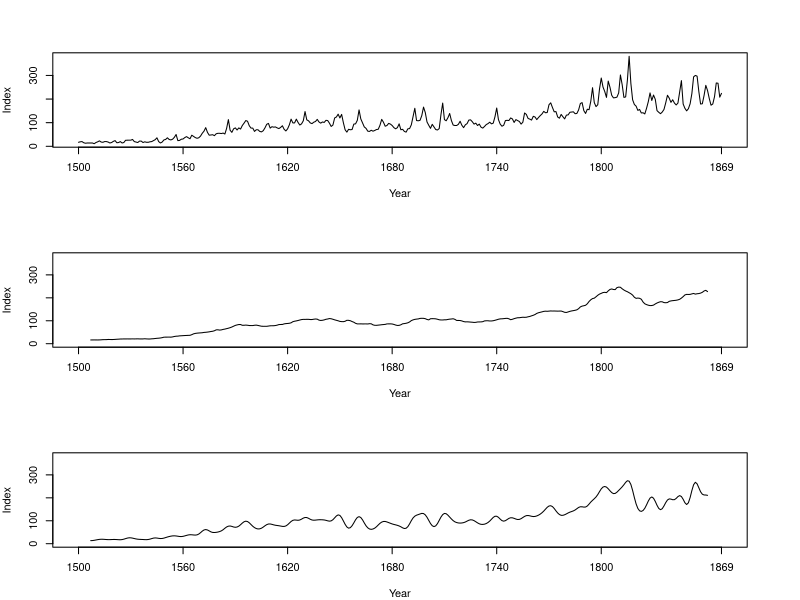

This chart was generated by the following R code:
#smooth.sym<-function(my.ts, window.q){
#  window.size<-2*window.q+1
#  my.ts.sm<-rep(0, length(my.ts)-window.size)
#  for (i in 1:length(my.ts.sm)){
#    my.ts.sm[i]<-mean(my.ts[i:(i+window.size-1)])
#  }
#  my.ts.sm
#} # moving average with equal and symmetric weights

smooth.sym<-function(my.ts, window.q){
  window.size<-2*window.q+1
  my.ts.sm<-rep(0, length(my.ts)-window.size)
  for (i in 1:length(my.ts.sm)){
    my.ts.sm[i]<-mean(my.ts[i:(i+window.size-1)])
  }
  my.ts.sm
} # moving average with equal and symmetric weights

# smooth.spencer<-function(my.ts){
#   weight<-c(-3, -6, -5, 3, 21, 46, 67, 74, 67, 46, 21, 3, -5, -6, -3)/320
#   my.ts.sm<-rep(0, length(my.ts)-15)
#   for (i in 1:length(my.ts.sm)){
#     my.ts.sm[i]<-sum(my.ts[i:(i+14)*weight])
#   }
#   my.ts.sm
# } # Spencer's 15-point moving average

smooth.spencer<-function(my.ts){
  weight<-c(-3,-6,-5,3,21,46,67,74,67,46,21,3,-5,-6,-3)/320
  my.ts.sm<-rep(0, length(my.ts)-15)
  for (i in 1:length(my.ts.sm)){
    my.ts.sm[i]<-sum(my.ts[i:(i+14)]*weight)
  }
  my.ts.sm
} # Spencer’s 15-point moving average

library(tseries)
data(bev)
bev.sm<-smooth.sym(bev, 7)
bev.spencer<-smooth.spencer(bev)
x.pos<-c(1500, 1560, 1620, 1680, 1740, 1800, 1869)
par(mfrow=c(3,1), mar=c(4,4,4,4))
plot(bev, type="l", xlab="Year", ylab="Index", xaxt="n")
axis(1, x.pos, x.pos)
plot(c(1, length(bev)), c(0, max(bev)), type="n", xlab="Year", ylab="Index", xaxt="n")
lines(seq(8, length(bev)-8), bev.sm)
axis(1, x.pos-1500+1, x.pos)
plot(c(1, length(bev)), c(0, max(bev)), type="n", xlab="Year", ylab="Index", xaxt="n")
lines(seq(8, length(bev)-8), bev.spencer)
axis(1, x.pos-1500+1, x.pos)